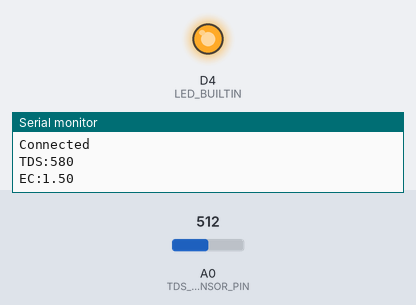
Simulated run of this sketch. Board: ESP8266 (NodeMCU). Parts: output pins drawn as LEDs (lit = HIGH, except the on-board LED, lit = LOW), the last lines printed to the serial monitor. The inputs (shaded band) are chosen by the test bench; at power-on: A0 (TDS_SENSOR_PIN) = 512. WiFi joins after 1.5 s; servers stay silent unless stated; uploads are accepted with an empty reply.

Above: at 3.6 s.
At 8.15 s:
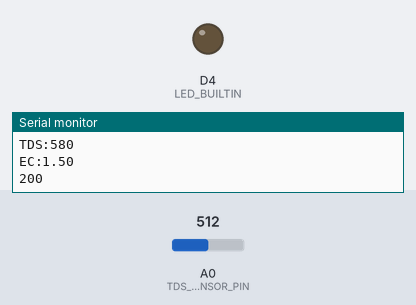
Timing chart, 0 to 10.3 s (numbered marks = the images above):
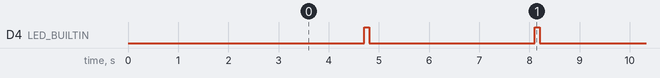

Measured:
- by itself, D4 (LED_BUILTIN): alternates HIGH for 0.10 s and LOW for 3.3 s

The sketch:

tds_wifi.ino
```cpp
#include <ESP8266WiFi.h>
#include <WiFiManager.h>
#include <ESP8266HTTPClient.h>
#include <ArduinoJson.h>

#define TdsSensorPin A0
#define VREF 3.3
#define SCOUNT 30

#define D0 16
#define D1 5
#define D2 4
#define D3 0
#define D4 2
#define D5 14
#define D6 12
#define D7 13
#define D8 15
#define D9 3
#define D10 1
#define D11 9
#define D12 10

const byte TDS_SENSOR_PIN = A0;

namespace sensor {
float ec = 0;
unsigned int tds = 0;
float waterTemp = 30;
float ecCalibration = 1;
}

void initSensors() {
  pinMode(TDS_SENSOR_PIN, INPUT);
  // for (int i = 0; i < 5; i++) {
  pinMode(LED_BUILTIN, OUTPUT);
  // }

  Serial.println("Initializing...");
  delay(1000);
}

void setup() {
  Serial.begin(115200);
  initSensors();
  WiFiManager wifiManager;
  Serial.println("Connecting...");
  wifiManager.autoConnect("Mukul Node 1", "mukul1234");
  Serial.println("Connected");
}


void loop() {
  HTTPClient http;
  WiFiClient client;
  readTdsQuick();

  DynamicJsonDocument doc(1024);
  doc["ext_id"] = "WaterWifi";
  doc["p"] = "WaterWifi";
  doc["value"] = sensor::tds;

  String json;
  serializeJson(doc, json);

  http.begin(client, "http://34.93.25.177:3000/api/data");
  http.addHeader("Content-Type", "application/json");

  int httpCode = http.POST(json);

  if (httpCode > 0) {
    String payload = http.getString();
    Serial.println(httpCode);
    Serial.println(payload);
    digitalWrite(LED_BUILTIN, HIGH);  // turn the LED on (HIGH is the voltage level)
    delay(100);                       // wait for a second
    digitalWrite(LED_BUILTIN, LOW);   // turn the LED off by making the voltage LOW
    delay(100);
  } else {
    String payload = http.getString();
    Serial.println(httpCode);
    Serial.println(payload);
    Serial.println("Error on HTTP request");
    digitalWrite(LED_BUILTIN, HIGH);  // turn the LED on (HIGH is the voltage level)
    delay(1000);                      // wait for a second
    digitalWrite(LED_BUILTIN, LOW);   // turn the LED off by making the voltage LOW
    delay(1000);
  }

  http.end();
  delay(1000);
}

void readTdsQuick() {

  delay(1000);
  sensor::waterTemp = 30;
  float rawEc = analogRead(TDS_SENSOR_PIN) * VREF / 1024.0;
  float temperatureCoefficient = 1.0 + 0.02 * (sensor::waterTemp - 25.0);
  sensor::ec = (rawEc / temperatureCoefficient) * sensor::ecCalibration;
  sensor::tds = (133.42 * pow(sensor::ec, 3) - 255.86 * sensor::ec * sensor::ec + 857.39 * sensor::ec) * 0.5;
  Serial.print(F("TDS:"));
  Serial.println(sensor::tds);
  Serial.print(F("EC:"));
  Serial.println(sensor::ec, 2);
  delay(1000);
}
```
